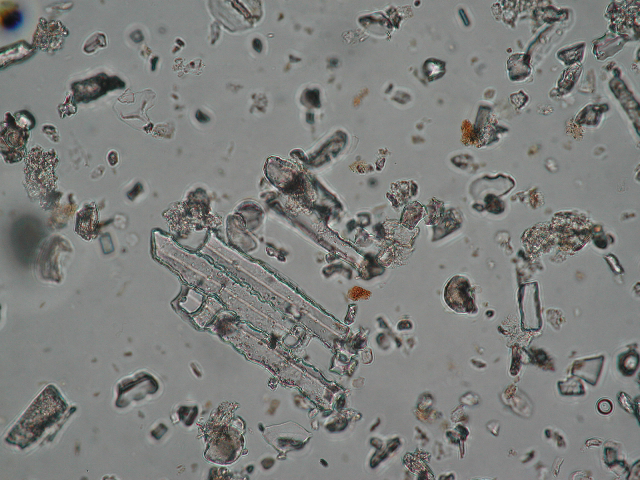
#> input picture code/darkflow/json_examples/2.TIF, 640 x 480 px, found by its file name
$ jupyter execute --allow-errors First_Steps.ipynb   (shell and % lines are left out)   (older library calls are emulated)
#> lines starting #> are read from the running program, lines starting #| are printed output that depends on the picture
# 1. Introduction

In this notebook I am making a first introduce to scikit learn and how to segment an image.

# 2. Background segmetation

Separating the foreground of the image from the background.

My first aproach is to test some methods with our first microscope images. The steps I will take in the first aproach will be these:
1. The first step is to convert the original image to grayscale image.
2. The second step is to test some method to binarize the image (If it is possible, we should apply threshold trier first)
3. The third step is image segmentation.

## 2.1. Converting the original image to grayscale image.

[cell 1]
import skimage
from skimage.color.adapt_rgb import adapt_rgb
from skimage.color import rgb2gray
from skimage import filters


def as_gray(image_filter, image, *args, **kwargs):
    gray_image = rgb2gray(image)
    return image_filter(gray_image, *args, **kwargs)

@adapt_rgb(as_gray)
def sobel_gray(image):
    return filters.sobel(image)

[cell 2]
from skimage.exposure import rescale_intensity
import matplotlib.pyplot as plt
from skimage import io

# You should change this path
image_path = "D:\\Datos\\Dropbox\\UBU\\TFG\\Info\\2.TIF"
image = io.imread(image_path)
#> image is the input picture: shape (480, 640, 3); mean R, G, B 125.9, 127.2, 124.8

fig = plt.figure(figsize=(14, 7))
ax1 = fig.add_subplot(121, adjustable='box-forced')
ax2 = fig.add_subplot(122, sharex=ax1, sharey=ax1,
                         adjustable='box-forced')

# We use sobel_gray to convert the original image into grayscale
grayscale_image = rescale_intensity(1 - sobel_gray(image))
#> in sobel_gray, `return filters.sobel(image)`:
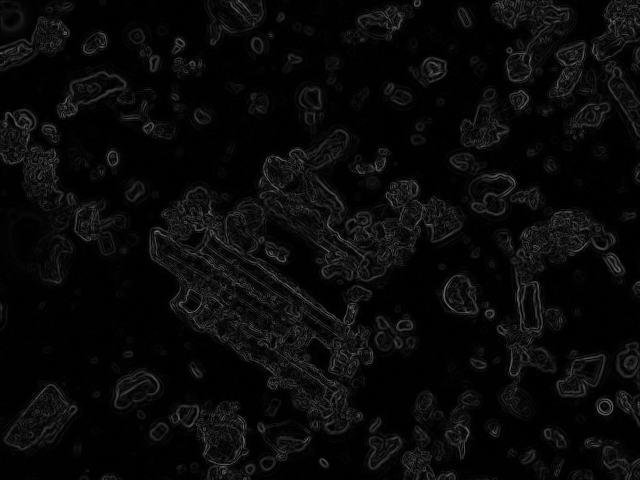
#> returned value: shape (480, 640) float64; min 0, max 0.431, mean 0.0375
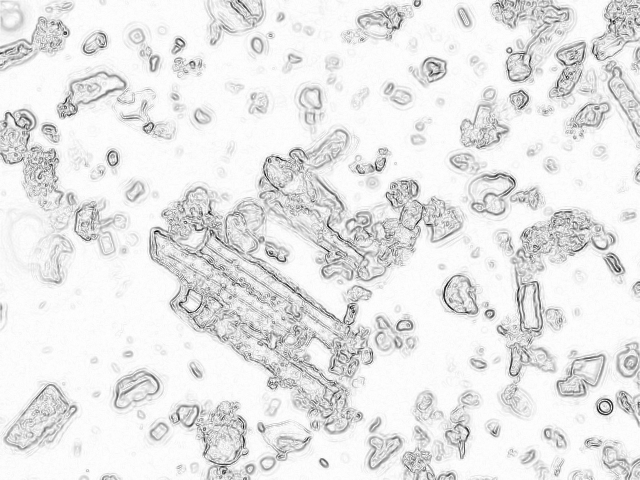
#> grayscale_image: shape (480, 640) float64; min 0, max 1, mean 0.913
# And we show it below on your left hand side
ax1.imshow(grayscale_image, cmap=plt.cm.gray)
ax1.set_xticks([]), ax1.set_yticks([])
ax1.set_title("Grayscale image")

# We show the original image on your right hand side
ax2.imshow(image)
ax2.set_xticks([]), ax2.set_yticks([])
ax2.set_title("Original image")
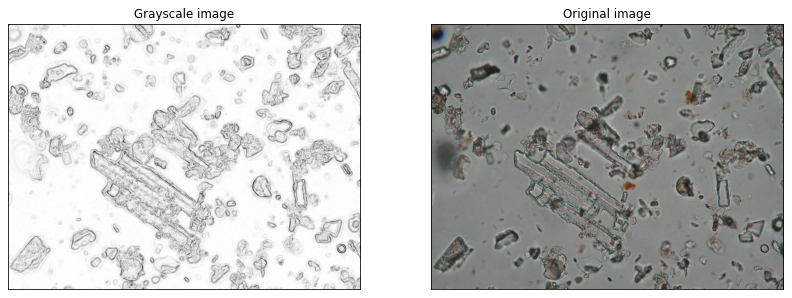
#> figure drawn by matplotlib, 2 panels

[cell 3]
# Some of the threshold methods to test
# ({'Isodata': thresh(threshold_isodata),
#                            'Li': thresh(threshold_li),
#                            'Mean': thresh(threshold_mean),
#                            'Minimum': thresh(threshold_minimum),
#                            'Otsu': thresh(threshold_otsu),
#                            'Triangle': thresh(threshold_triangle),
#                            'Yen': thresh(threshold_yen)}

## 2.2. Binarize the grayscale image

### 2.2.1. ¿Which algorithm will give the best results?

Scikit-learn provide us a nice tool to decide which is the best thresholding algorithm for our data without a deep understanding of their mechanisms.

(But doesn't work.)

[More info about the thresholding algorithms in Scikit-learn](http://scikit-image.org/docs/dev/auto_examples/xx_applications/plot_thresholding.html#sphx-glr-auto-examples-xx-applications-plot-thresholding-py)

[cell 4]
# [8 lines of commented-out code are left out]

## 2.2.2. Testing with Otsu thresholding

[cell 5]
from skimage.filters import threshold_otsu


image = grayscale_image
thresh = threshold_otsu(image)
#> thresh = 0.826
binary_image = image > thresh
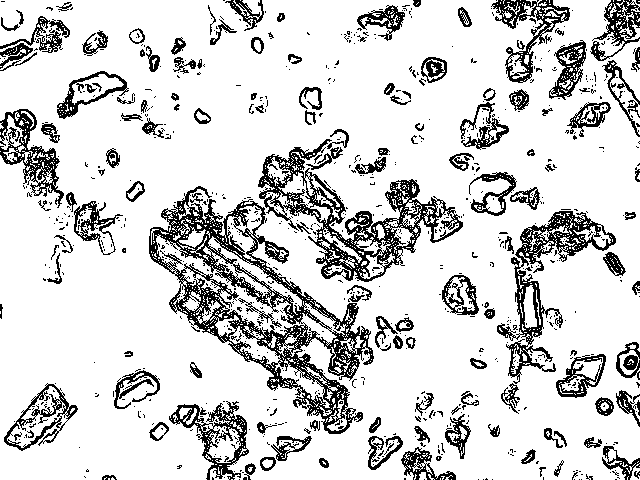
#> binary_image: shape (480, 640) bool; 82.5% white; black in thin lines or dots

fig, axes = plt.subplots(ncols=3, figsize=(20, 7))
ax = axes.ravel()
ax[0] = plt.subplot(1, 3, 1, adjustable='box-forced')
ax[1] = plt.subplot(1, 3, 2)
ax[2] = plt.subplot(1, 3, 3, sharex=ax[0], sharey=ax[0], adjustable='box-forced')

ax[0].imshow(image, cmap=plt.cm.gray)
ax[0].set_title('Original')
ax[0].axis('off')

ax[1].hist(image.ravel(), bins=256)
ax[1].set_title('Histogram')
ax[1].axvline(thresh, color='r')

ax[2].imshow(binary_image, cmap=plt.cm.gray)
ax[2].set_title('Thresholded')
ax[2].axis('off')

plt.show()
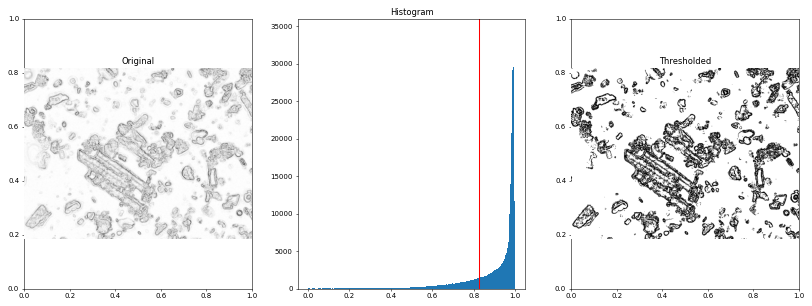
#> figure drawn by matplotlib, 3 panels; panel 1: tallest bar 34236 high, from x = 0.988 to 0.992

## 3. Image segmentation ( Phytoliths recognition )

Image segmentation is the task of labeling the pixels of objects of interest in an image.

### 3.1.  Watershed segmentation

[cell 6]
from scipy import ndimage as ndi

from skimage.morphology import watershed
from skimage.feature import peak_local_max

distance = ndi.distance_transform_edt(binary_image)
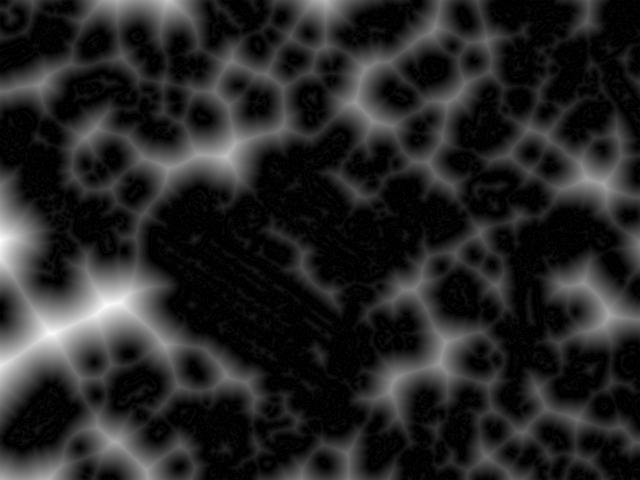
#> distance: shape (480, 640) float64; min 0, max 51, mean 7.6; drawn with min black and max white
#> (the rest of this cell did not finish here and is left out)

$ run again, with code/darkflow/json_examples/3.TIF copied over code/darkflow/json_examples/2.TIF
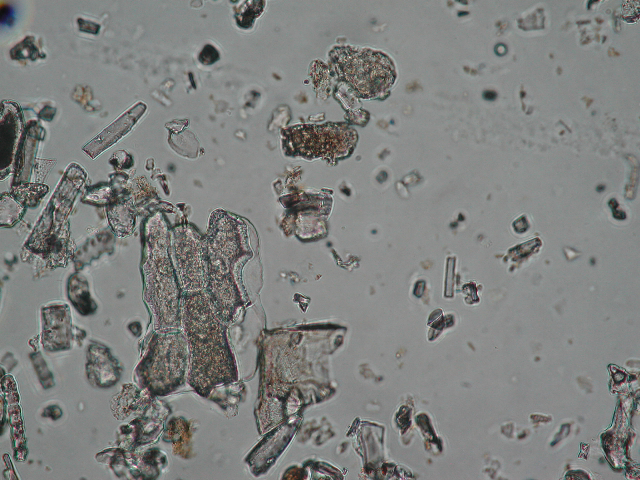
#> input picture code/darkflow/json_examples/3.TIF, 640 x 480 px, found by its file name
#> image is the input picture: shape (480, 640, 3); mean R, G, B 127.2, 128.9, 127
#> thresh = 0.842
#> `binary_image = image > thresh`:
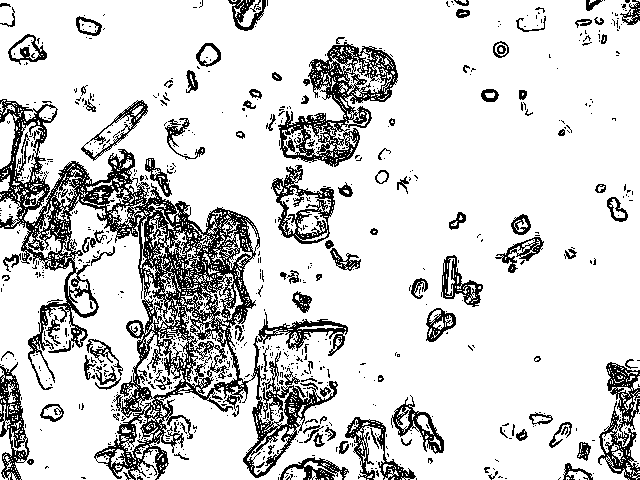
#> binary_image: shape (480, 640) bool; 82.8% white; black in thin lines or dots
#> `distance = ndi.distance_transform_edt(binary_image)`:
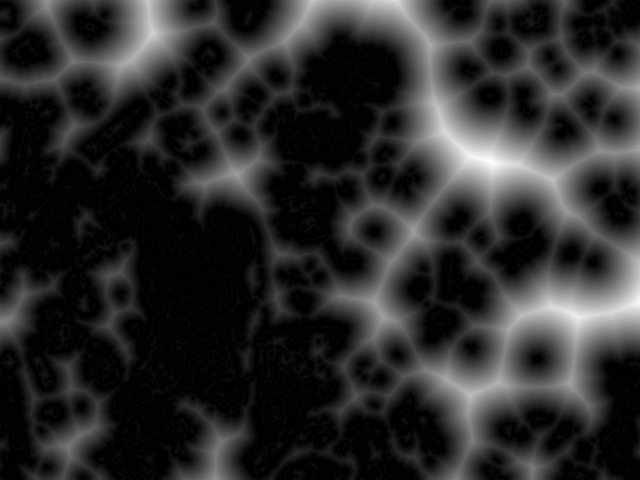
#> distance: shape (480, 640) float64; min 0, max 58.6, mean 10.2; drawn with min black and max white

$ run again, with code/darkflow/json_examples/4.TIF copied over code/darkflow/json_examples/2.TIF
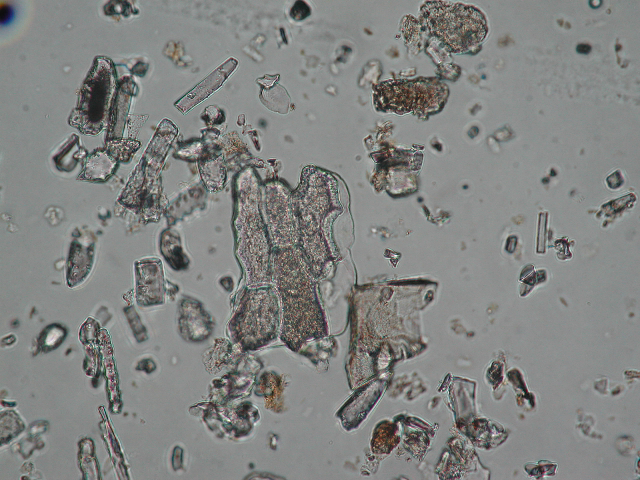
#> input picture code/darkflow/json_examples/4.TIF, 640 x 480 px, found by its file name
#> image is the input picture: shape (480, 640, 3); mean R, G, B 130.1, 131.7, 129.7
#> thresh = 0.83
#> `binary_image = image > thresh`:
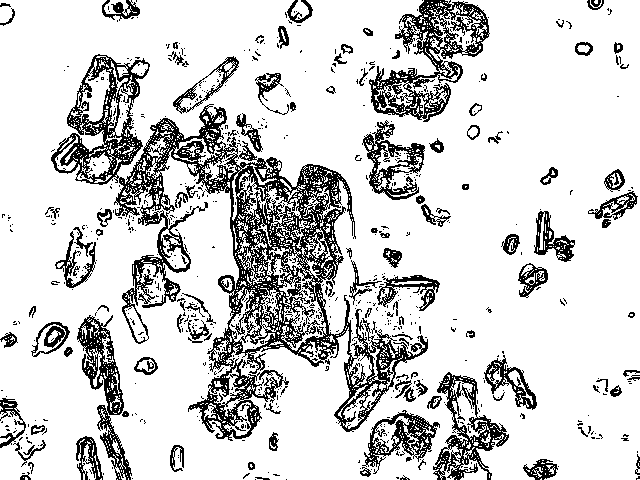
#> binary_image: shape (480, 640) bool; 81.7% white; black in thin lines or dots
#> `distance = ndi.distance_transform_edt(binary_image)`:
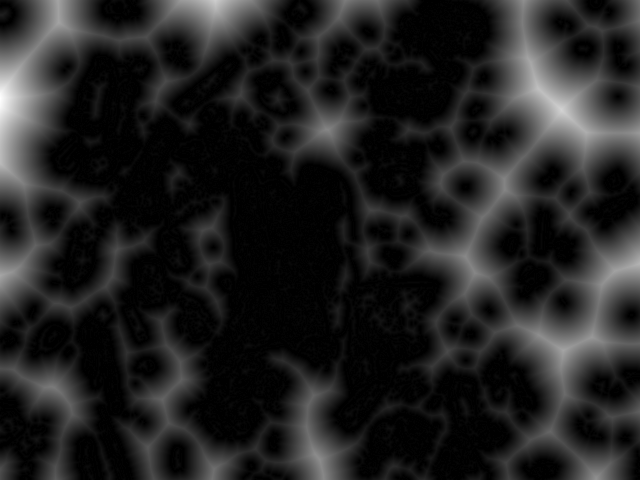
#> distance: shape (480, 640) float64; min 0, max 69.64, mean 9.4; drawn with min black and max white
